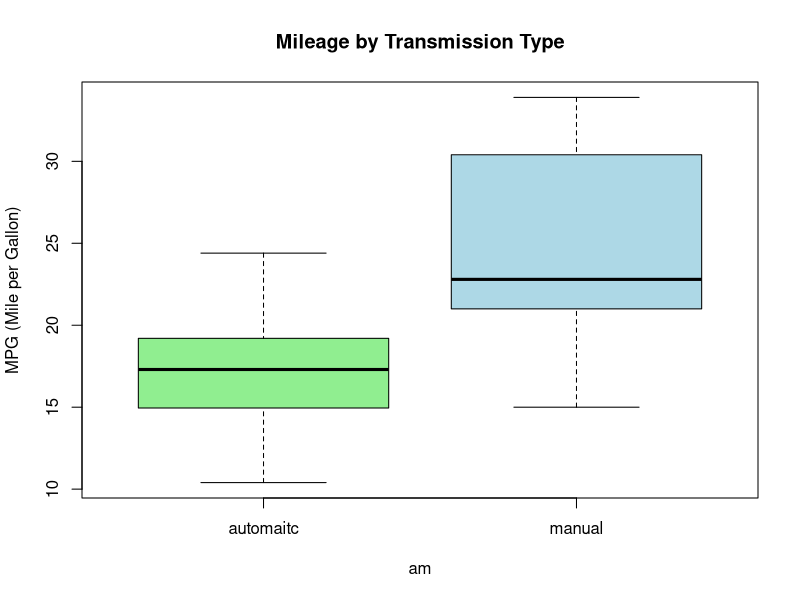
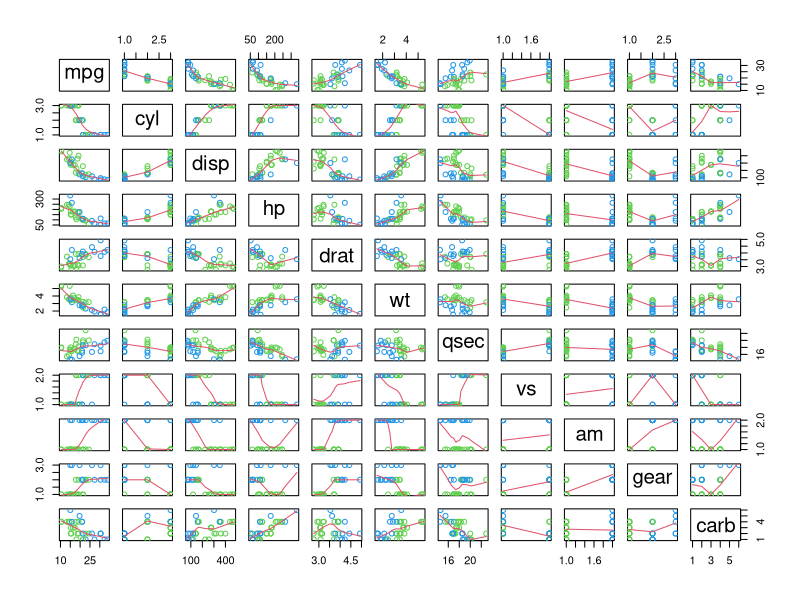
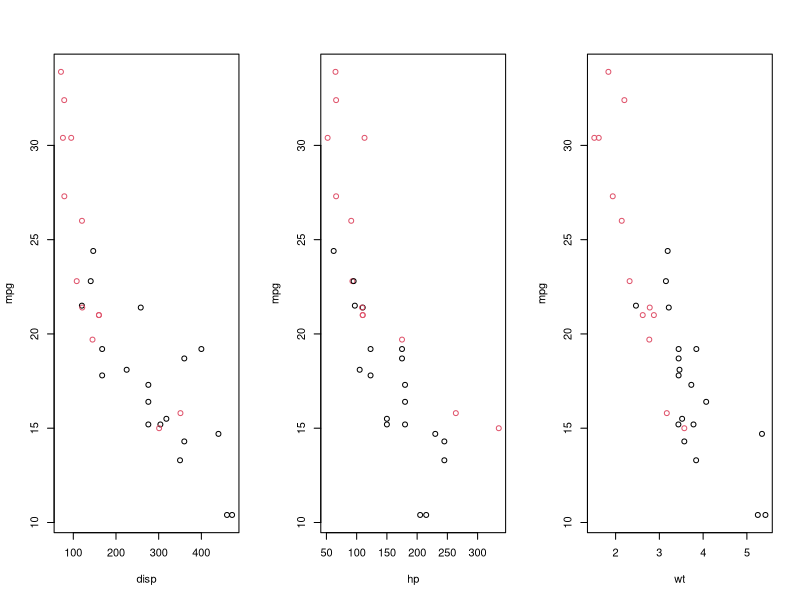

R code for these plots, in order:
## ---- chunk 1
knitr::opts_chunk$set(echo = TRUE)
## ---- chunk 2
#load mtcars data
data(mtcars)
str(mtcars)
head(mtcars)
tail(mtcars)

## ---- chunk 3
mtcars$am = as.factor(mtcars$am)
mtcars$cyl = as.factor(mtcars$cyl)
mtcars$vs = as.factor(mtcars$vs)
mtcars$gear = as.factor(mtcars$gear)
mtcars$carb = as.factor(mtcars$carb)
str(mtcars)
boxplot(mpg ~ am, data=mtcars, main="Mileage by Transmission Type", ylab="MPG (Mile per Gallon)",
        col=c("lightgreen","lightblue"), names=c("automaitc", "manual"))
## ---- chunk 4
with(mtcars, tapply(mpg, am, summary))
fit = lm(mpg ~ am, data=mtcars)
summary(fit)
## ---- chunk 5
pairs(mtcars, panel = panel.smooth, col = 3 + (mtcars$am == 1))
## ---- chunk 6
par(mfrow=c(1,3))
with(mtcars, plot(disp, mpg, col=am))
with(mtcars, plot(hp, mpg, col=am))
with(mtcars, plot(wt, mpg, col=am))
## ---- chunk 7
fitAll <- lm(mpg ~ ., data=mtcars)
summary(fitAll)
library(car)
vif(fitAll)
